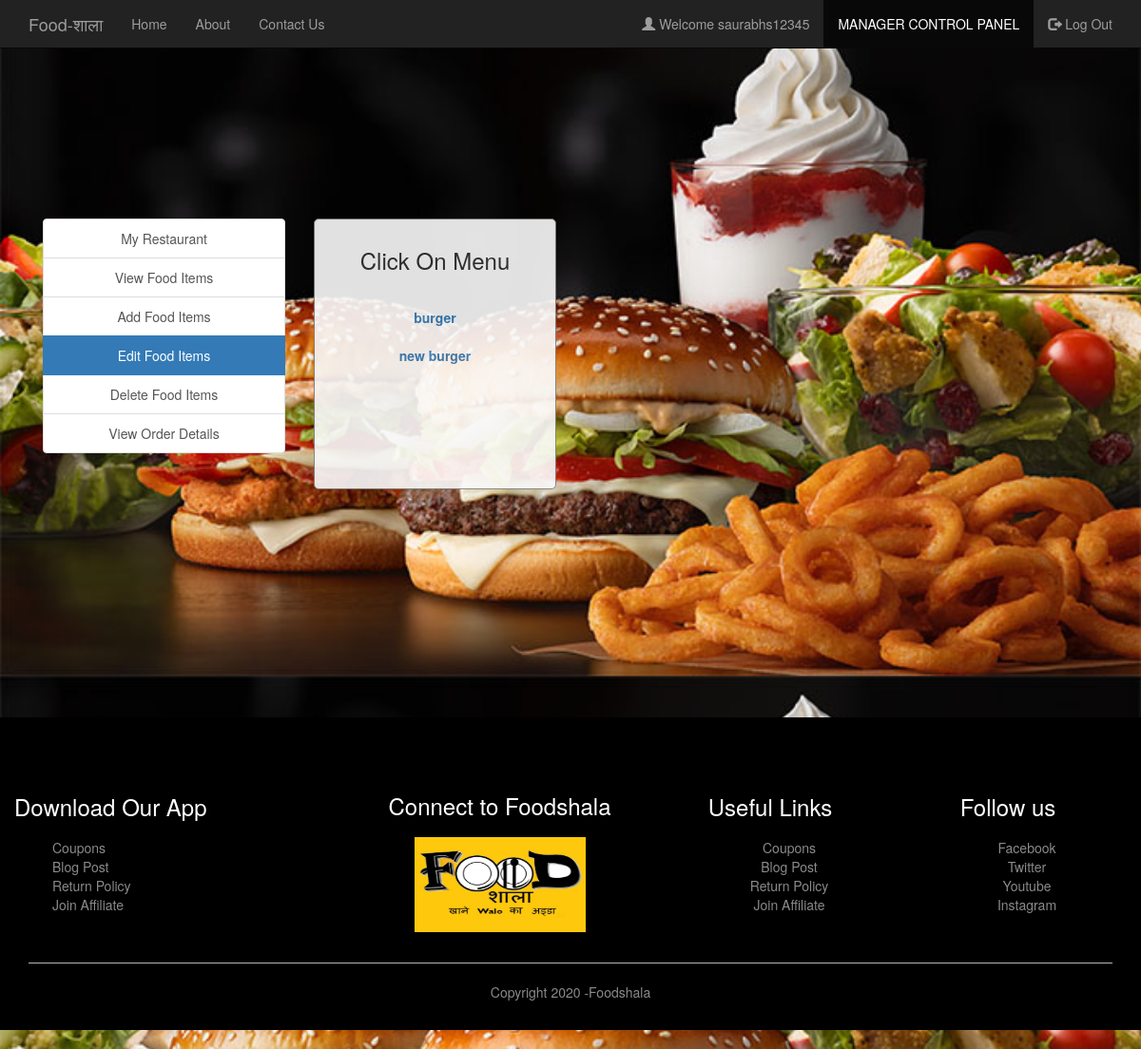
The app's page /edit_food_items.php (signed in) with its own data.
### tables this page shows
CREATE TABLE `manager` (
  `username` varchar(30) NOT NULL,
  `fullname` varchar(30) NOT NULL,
  `email` varchar(30) NOT NULL,
  `contact` varchar(30) NOT NULL,
  `address` varchar(50) NOT NULL,
  `password` varchar(30) NOT NULL
);

CREATE TABLE `food` (
  `F_ID` int(30) NOT NULL,
  `name` varchar(30) NOT NULL,
  `price` int(30) NOT NULL,
  `description` varchar(200) NOT NULL,
  `R_ID` int(30) NOT NULL,
  `images_path` varchar(200) NOT NULL,
  `options` varchar(10) NOT NULL DEFAULT 'ENABLE'
);

### session_m.php (called while the page is built, shortened)
<?php
$conn = Connect();
$user_check=$_SESSION['login_user1'];
$query = "SELECT username FROM MANAGER WHERE username = '$user_check'";
$ses_sql = mysqli_query($conn, $query);
$row = mysqli_fetch_assoc($ses_sql);
$login_session =$row['username'];
?>

### edit_food_items.php (the view, shortened to what this page needs)
<?php
include('session_m.php');
?>
<!DOCTYPE html>
<html>
  <head>
  </head>
  <link rel="stylesheet" type = "text/css" href ="css/edit_food_items1.css">
  <link rel="stylesheet" type = "text/css" href ="css/bootstrap.min.css">
  <link rel="stylesheet" href="https://maxcdn.bootstrapcdn.com/bootstrap/3.4.1/css/bootstrap.min.css">
  <body style="background-image: url(images/headerimg6.jpg);">
    <nav class="navbar navbar-inverse navbar-fixed-top navigation-clean-search" role="navigation">
      <div class="container">
        <div class="navbar-header">
          <a class="navbar-brand" href="index.php">Food-शाला</a>
        </div>
        <div class="collapse navbar-collapse " id="myNavbar">
          <ul class="nav navbar-nav">
            <li><a href="index.php">Home</a></li>
            <li><a href="aboutus.php">About</a></li>
            <li><a href="contactus.php">Contact Us</a></li>
          </ul>
          <ul class="nav navbar-nav navbar-right">
            <li><a href="#"><span class="glyphicon glyphicon-user"></span> Welcome <?php echo $login_session; ?> </a></li>
            <li class="active"> <a href="managerlogin.php">MANAGER CONTROL PANEL</a></li>
            <li><a href="logout_m.php"><span class="glyphicon glyphicon-log-out"></span> Log Out </a></li>
          </ul>
        </div>
      </div>
    </nav>
<div class="container">
    	<div class="col-xs-3" style="text-align: center;">
    	<div class="list-group">
    		<a href="myrestaurant.php" class="list-group-item ">My Restaurant</a>
    		<a href="view_food_items.php" class="list-group-item ">View Food Items</a>
    		<a href="add_food_items.php" class="list-group-item ">Add Food Items</a>
    		<a href="edit_food_items.php" class="list-group-item active">Edit Food Items</a>
    		<a href="delete_food_items.php" class="list-group-item ">Delete Food Items</a>
        <a href="view_order_details.php" class="list-group-item ">View Order Details</a>
    	</div>
    </div>
<div class="col-xs-3">
  <div class="form-area" style="padding: 10px 10px 110px 10px; ">
    <div style="text-align: center;">
      <h3>Click On Menu <br><br></h3>
    </div>
    <?php
    $query = mysqli_query($conn, "SELECT * FROM food f WHERE f.R_ID IN (SELECT r.R_ID FROM RESTAURANTS r WHERE r.M_ID='$user_check') ORDER BY F_ID");
    while ($row = mysqli_fetch_array($query)) {
      ?>
      <div class="list-group" style="text-align: center;">
        <?php
      echo "<b><a href='edit_food_items.php?update= {$row['F_ID']}'>{$row['name']}</a></b>";
        ?>
      </div>
    <?php
    }
    ?>
  </div>
</div>
</div>
<?php include('footer.php') ?>
  </body>
<br>
</html>

### css/edit_food_items1.css (style rules this page uses)
body, html { height: 100%; }
body { padding-top: 50px; background-image: url('headerimg2.jpg'); background-repeat: repeat; background-size: 100%; }
.form-area { background-color: #FAFAFA; padding: 10px 40px 60px; margin: 0px 0px 60px; border: 1px solid GREY; opacity: 0.9; border-radius: 5px; }
.col-xs-3 { width: 25%; margin-top: 180px; margin-bottom: 180px; }

### css/index12.css (style rules this page uses)
body, html { height: 100%; }
body { padding-top: 50px; }
.container { margin: auto; max-width: 1300px; padding-left: 25px; padding-right: 25px; }
ul { list-style: none; }
a { text-decoration: none; }

### records on screen
manager: username "saurabhs12345"
food: name "burger"
food: name "new burger"
